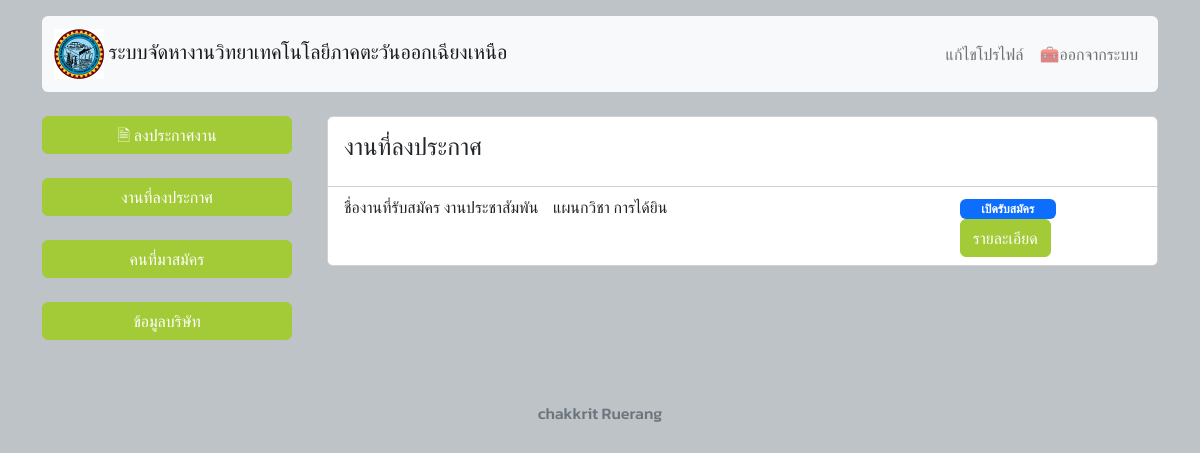
Page /job.php (signed in) on the committed database.
### tables this page shows
CREATE TABLE `job` (
  `job_id` int(3) NOT NULL,
  `job_name` varchar(50) NOT NULL,
  `job_detail` text NOT NULL,
  `job_welfare` varchar(200) NOT NULL,
  `job_salary` varchar(50) NOT NULL,
  `job_wb` text NOT NULL,
  `job_status` int(11) NOT NULL DEFAULT 0,
  `id_dst` int(3) NOT NULL,
  `job_cpid` int(3) NOT NULL
);

CREATE TABLE `disability` (
  `id_dst` int(11) NOT NULL,
  `name_dst` text NOT NULL
);

### job.php (the view, shortened to what this page needs)
<!DOCTYPE html>
<html>
<head>
	<link href="https://cdn.jsdelivr.net/npm/bootstrap@5.2.2/dist/css/bootstrap.min.css" rel="stylesheet">
</head>
<body>
	<div class="container mt-3">
	<?php
	include "head.php";
	?>
	</div>
     <br>
	 <div class="container">
	 <div class="row">
	 <div class="col-sm-12 col-md-3 col-lg-3 mx-auto">
	 <?php
	 include "menu_u.php";
	 ?>
	 </div>
	 <div class="col-sm-12 col-md-9 col-lg-9 mx-auto">
	 <div class="card">
			   <div class="card-body">
				   <h4 class="card-title">งานที่ลงประกาศ</h4>
			   </div>
					   <?php
					   include "connectdb.php";
					   $id=$_SESSION['cpid'];
					   $sql="SELECT * from job,disability where job_cpid='$id' and job.id_dst=disability.id_dst";
					   $result=mysqli_query($con,$sql);
					   $num = mysqli_num_rows($result);
					   if($num==0)
					   {
						?>
<div class="container">
<div class="alert alert-danger">
		<h4>ยังไม่มีงานที่ลงประกาศ</h4>
	</div>
</div>
						<?php
					   }else{
						?>
 <ul class="list-group list-group-flush">
						<?php
					   while($row=mysqli_fetch_assoc($result)){
					   ?>
<li class="list-group-item">
<div class="row">
					   <div class="col-sm-12 col-md-9 col-lg-9 mx-auto">
						   <?php
						   echo "ชื่องานที่รับสมัคร ".$row['job_name']."&nbsp;&nbsp;&nbsp; แผนกวิชา ".$row['name_dst'];
						   ?>
					   </div>
					   <div class="col-sm-12 col-md-3 col-lg-3 mx-auto">
						<?php
						if($row['job_status']==1){
						?>
					   <div class="badge bg-primary text-wrap" style="width: 6rem;">
เปิดรับสมัคร
</div>
<?php }else{ ?>
	<div class="badge bg-danger text-wrap" style="width: 6rem;">
ปิดรับสมัคร
</div>
	<?php } ?>
						   <a href="detail.php?jid=<?php echo $row['job_id']; ?>" class="btn btn-primary">รายละเอียด</a>
					   </div>
</div>
</li>
					   <?php }
					   }
					   ?>
			   </ul>
		   </div>
	 </div>
	</div>
	 </div>
	<footer class="footer mt-5">
		<div class="card text-center text-muted" style="background: none; border: none;">
			<div class="card-body">
				<h6>
					chakkrit Ruerang
				</h6>
			</div>
		</div>
	</footer>
</body>
</html>

### job.php (style rules this page uses)
body { background: #bdc3c7; font-family: 'Kanit', sans-serif; }
.btn-primary { --bs-btn-color: #fff; --bs-btn-bg: #A3CB38; --bs-btn-border-color: #A3CB38; --bs-btn-hover-color: #fff; --bs-btn-hover-bg: #009432; --bs-btn-hover-border-color: #009432; --bs-btn-focus-shadow-rgb: 49,132,253; --bs-btn-active-color: #fff; --bs-btn-active-bg: #009432; --bs-btn-active-border-color: #009432; --bs-btn-active-shadow: inset 0 3px 5px rgba(0, 0, 0, 0.125); --bs-btn-disabled-color: #fff; --bs-btn-disabled-bg: #A3CB38; --bs-btn-disabled-border-color: #A3CB38; }

### rows in the picture
job: job_name "งานประชาสัมพัน", id_dst.name_dst "การได้ยิน", job_status "เปิดรับสมัคร"
